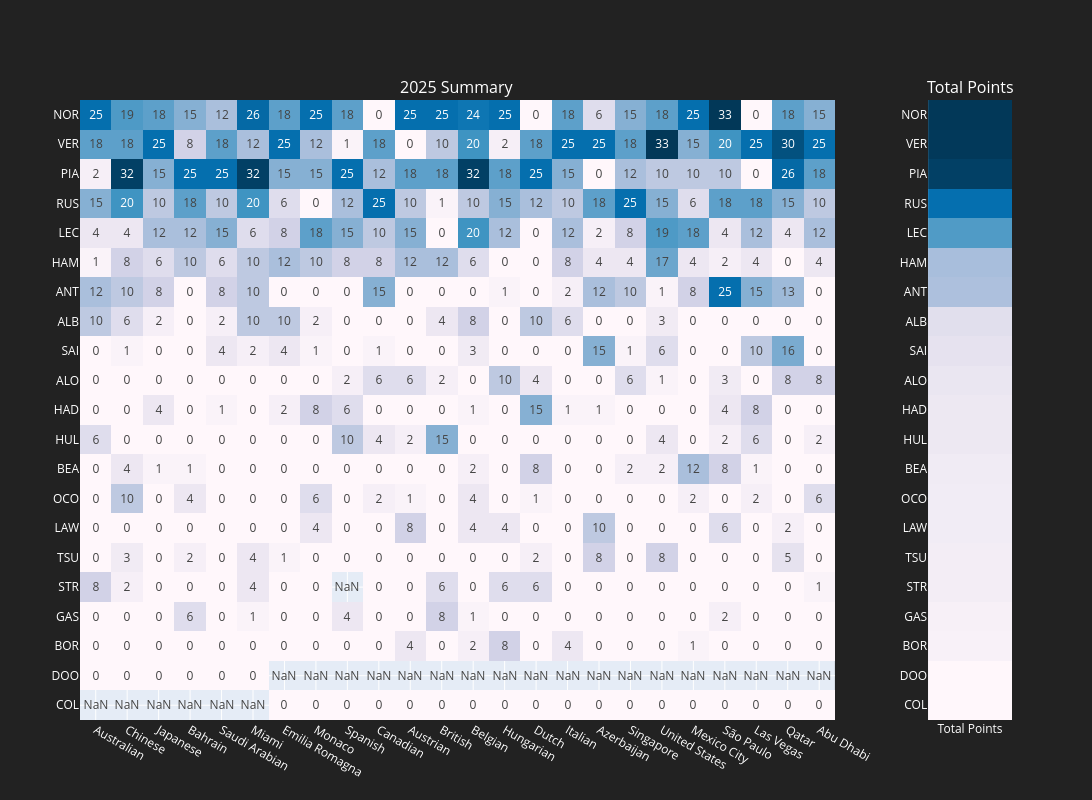

Notebook cell for this chart:
### Code cell
fig = make_subplots(
    rows=1,
    cols=2,
    column_widths=[0.9, 0.1],
    subplot_titles=('2025 Summary', 'Total Points')
)
fig.update_layout(width=1600,
                  height=800,
                  paper_bgcolor='#222222',
                  font=dict(color='white')
                  )

# first heatmap
fig.add_trace( # add graph to a specific position
    go.Heatmap(
        x=event_names_short, 
        y=standings_df2.index, # drivers
        z=standings_df2.values, # points 
        texttemplate='%{text}', # displays point value on each cell
        text=standings_df2.values,
        customdata=hover_info,
        hovertemplate=(
            "Driver: %{y}<br>"
            "Race Name: %{x}<br>"
            "Points: %{z}<br>"
            "Position: %{customdata.position}<extra></extra>"
        ),
        colorscale='Pubu',
        showscale=False,
        zmin=0, # min color value starts at 0
        zmax=standings_df2.values.max() 
    ),
    row=1,
    col=1
)

# seocnd heatmap
fig.add_trace(
    go.Heatmap(
        x=['Total Points'] * len(total_points),
        y=standings_df2.index,
        z=total_points,
        texttemplate='%{text}',
        colorscale='Pubu',
        showscale=False,
        zmin=0,
        zmax=total_points.max()
    ),
    row=1,
    col=2
)

show(fig)

### Figure 1 — Plotly figure (JSON) as saved in the notebook; plotly's stock layout.template omitted (floating-point values rounded to 4 significant figures; data arrays with more than 128 entries replaced by an {"elided": "..."} marker saying what was removed)
{"data": [{"colorscale": [[0, "rgb(255,247,251)"], [0.125, "rgb(236,231,242)"], [0.25, "rgb(208,209,230)"], [0.375, "rgb(166,189,219)"], [0.5, "rgb(116,169,207)"], [0.625, "rgb(54,144,192)"], [0.75, "rgb(5,112,176)"], [0.875, "rgb(4,90,141)"], [1, "rgb(2,56,88)"]], "customdata": [[{"position": "N/A"}, {"position": "N/A"}, {"position": "N/A"}, {"position": "N/A"}, {"position": "N/A"}, {"position": "N/A"}, {"position": 16}, {"position": 13}, {"position": 15}, {"position": 13}, {"position": 15}, {"position": 20}, {"position": 19}, {"position": 18}, {"position": 11}, {"position": 17}, {"position": 19}, {"position": 16}, {"position": 17}, {"position": 16}, {"position": 15}, {"position": 15}, {"position": 14}, {"position": 20}], [{"position": 19}, {"position": 13}, {"position": 15}, {"position": 14}, {"position": 17}, {"position": 20}, {"position": "N/A"}, {"position": "N/A"}, {"position": "N/A"}, {"position": "N/A"}, {"position": "N/A"}, {"position": "N/A"}, {"position": "N/A"}, {"position": "N/A"}, {"position": "N/A"}, {"position": "N/A"}, {"position": "N/A"}, {"position": "N/A"}, {"position": "N/A"}, {"position": "N/A"}, {"position": "N/A"}, {"position": "N/A"}, {"position": "N/A"}, {"position": "N/A"}], [{"position": 16}, {"position": 14}, {"position": 19}, {"position": 18}, {"position": 18}, {"position": 18}, {"position": 18}, {"position": 14}, {"position": 12}, {"position": 14}, {"position": 8}, {"position": 18}, {"position": 9}, {"position": 6}, {"position": 15}, {"position": 8}, {"position": 11}, {"position": 17}, {"position": 18}, {"position": 10}, {"position": 20}, {"position": 17}, {"position": 13}, {"position": 11}], [{"position": 11}, {"position": 20}, {"position": 13}, {"position": 7}, {"position": 20}, {"position": 13}, {"position": 13}, {"position": 20}, {"position": 8}, {"position": 15}, {"position": 13}, {"position": 6}, {"position": 10}, {"position": 19}, {"position": 17}, {"position": 16}, {"position": 18}, {"position": 19}, {"position": 19}, {"position": 15}, {"position": 10}, {"position": 13}, {"position": 16}, {"position": 19}], [{"position": 6}, {"position": 9}, {"position": 20}, {"position": 17}, {"position": 16}, {"position": 16}, {"position": 15}, {"position": 15}, {"position": "N/A"}, {"position": 17}, {"position": 14}, {"position": 7}, {"position": 14}, {"position": 7}, {"position": 7}, {"position": 18}, {"position": 17}, {"position": 13}, {"position": 12}, {"position": 14}, {"position": 16}, {"position": 18}, {"position": 17}, {"position": 10}], [{"position": 12}, {"position": 16}, {"position": 12}, {"position": 9}, {"position": 19}, {"position": 10}, {"position": 10}, {"position": 17}, {"position": 13}, {"position": 12}, {"position": 16}, {"position": 15}, {"position": 13}, {"position": 17}, {"position": 9}, {"position": 13}, {"position": 6}, {"position": 12}, {"position": 7}, {"position": 11}, {"position": 17}, {"position": 12}, {"position": 10}, {"position": 14}], [{"position": 15}, {"position": 12}, {"position": 17}, {"position": 16}, {"position": 12}, {"position": 17}, {"position": 14}, {"position": 8}, {"position": 11}, {"position": 19}, {"position": 6}, {"position": 19}, {"position": 8}, {"position": 8}, {"position": 12}, {"position": 14}, {"position": 5}, {"position": 15}, {"position": 11}, {"position": 20}, {"position": 7}, {"position": 14}, {"position": 9}, {"position": 18}], [{"position": 13}, {"position": 5}, {"position": 18}, {"position": 8}, {"position": 14}, {"position": 12}, {"position": 20}, {"position": 7}, {"position": 16}, {"position": 9}, {"position": 10}, {"position": 13}, {"position": 15}, {"position": 16}, {"position": 10}, {"position": 15}, {"position": 14}, {"position": 18}, {"position": 15}, {"position": 9}, {"position": 12}, {"position": 9}, {"position": 15}, {"position": 7}], [{"position": 14}, {"position": 8}, {"position": 10}, {"position": 10}, {"position": 13}, {"position": 19}, {"position": 17}, {"position": 12}, {"position": 17}, {"position": 11}, {"position": 11}, {"position": 11}, {"position": 11}, {"position": 20}, {"position": 6}, {"position": 12}, {"position": 12}, {"position": 9}, {"position": 9}, {"position": 4}, {"position": 6}, {"position": 10}, {"position": 19}, {"position": 12}], [{"position": 7}, {"position": 15}, {"position": 16}, {"position": 20}, {"position": 15}, {"position": 14}, {"position": 12}, {"position": 16}, {"position": 5}, {"position": 8}, {"position": 9}, {"position": 3}, {"position": 12}, {"position": 13}, {"position": 14}, {"position": 20}, {"position": 16}, {"position": 20}, {"position": 8}, {"position": 19}, {"position": 9}, {"position": 7}, {"position": 20}, {"position": 9}], [{"position": 20}, {"position": 11}, {"position": 8}, {"position": 13}, {"position": 10}, {"position": 11}, {"position": 9}, {"position": 6}, {"position": 7}, {"position": 16}, {"position": 12}, {"position": 17}, {"position": 20}, {"position": 11}, {"position": 3}, {"position": 10}, {"position": 10}, {"position": 11}, {"position": 16}, {"position": 13}, {"position": 8}, {"position": 6}, {"position": 18}, {"position": 17}], [{"position": 17}, {"position": 17}, {"position": 11}, {"position": 15}, {"position": 11}, {"position": 15}, {"position": 11}, {"position": 19}, {"position": 9}, {"position": 7}, {"position": 7}, {"position": 9}, {"position": 17}, {"position": 5}, {"position": 8}, {"position": 19}, {"position": 15}, {"position": 7}, {"position": 10}, {"position": 18}, {"position": 14}, {"position": 11}, {"position": 7}, {"position": 6}], [{"position": 18}, {"position": 10}, {"position": 14}, {"position": 19}, {"position": 8}, {"position": 9}, {"position": 8}, {"position": 10}, {"position": 14}, {"position": 10}, {"position": 20}, {"position": 12}, {"position": 18}, {"position": 14}, {"position": 13}, {"position": 11}, {"position": 3}, {"position": 10}, {"position": 20}, {"position": 17}, {"position": 13}, {"position": 5}, {"position": 3}, {"position": 13}], [{"position": 5}, {"position": 7}, {"position": 9}, {"position": 12}, {"position": 9}, {"position": 5}, {"position": 5}, {"position": 9}, {"position": 19}, {"position": 20}, {"position": 17}, {"position": 8}, {"position": 6}, {"position": 15}, {"position": 5}, {"position": 7}, {"position": 13}, {"position": 14}, {"position": 14}, {"position": 12}, {"position": 11}, {"position": 16}, {"position": 11}, {"position": 16}], [{"position": 4}, {"position": 6}, {"position": 6}, {"position": 11}, {"position": 6}, {"position": 6}, {"position": 19}, {"position": 18}, {"position": 18}, {"position": 3}, {"position": 19}, {"position": 16}, {"position": 16}, {"position": 10}, {"position": 16}, {"position": 9}, {"position": 4}, {"position": 5}, {"position": 13}, {"position": 6}, {"position": 2}, {"position": 3}, {"position": 5}, {"position": 15}], [{"position": 10}, {"position": 19}, {"position": 7}, {"position": 5}, {"position": 7}, {"position": 8}, {"position": 4}, {"position": 5}, {"position": 6}, {"position": 6}, {"position": 4}, {"position": 4}, {"position": 7}, {"position": 12}, {"position": 20}, {"position": 6}, {"position": 8}, {"position": 8}, {"position": 4}, {"position": 8}, {"position": 18}, {"position": 8}, {"position": 12}, {"position": 8}], [{"position": 8}, {"position": 18}, {"position": 4}, {"position": 4}, {"position": 3}, {"position": 7}, {"position": 6}, {"position": 2}, {"position": 3}, {"position": 5}, {"position": 3}, {"position": 14}, {"position": 3}, {"position": 4}, {"position": 19}, {"position": 4}, {"position": 9}, {"position": 6}, {"position": 3}, {"position": 2}, {"position": 19}, {"position": 4}, {"position": 8}, {"position": 4}], [{"position": 3}, {"position": 3}, {"position": 5}, {"position": 2}, {"position": 5}, {"position": 3}, {"position": 7}, {"position": 11}, {"position": 4}, {"position": 1}, {"position": 5}, {"position": 10}, {"position": 5}, {"position": 3}, {"position": 4}, {"position": 5}, {"position": 2}, {"position": 1}, {"position": 6}, {"position": 7}, {"position": 4}, {"position": 2}, {"position": 6}, {"position": 5}], [{"position": 9}, {"position": 1}, {"position": 3}, {"position": 1}, {"position": 1}, {"position": 1}, {"position": 3}, {"position": 3}, {"position": 1}, {"position": 4}, {"position": 2}, {"position": 2}, {"position": 1}, {"position": 2}, {"position": 1}, {"position": 3}, {"position": 20}, {"position": 4}, {"position": 5}, {"position": 5}, {"position": 5}, {"position": 20}, {"position": 2}, {"position": 2}], [{"position": 2}, {"position": 4}, {"position": 1}, {"position": 6}, {"position": 2}, {"position": 4}, {"position": 1}, {"position": 4}, {"position": 10}, {"position": 2}, {"position": 18}, {"position": 5}, {"position": 4}, {"position": 9}, {"position": 2}, {"position": 1}, {"position": 1}, {"position": 2}, {"position": 1}, {"position": 3}, {"position": 3}, {"position": 1}, {"position": 1}, {"position": 1}], [{"position": 1}, {"position": 2}, {"position": 2}, {"position": 3}, {"position": 4}, {"position": 2}, {"position": 2}, {"position": 1}, {"position": 2}, {"position": 18}, {"position": 1}, {"position": 1}, {"position": 2}, {"position": 1}, {"position": 18}, {"position": 2}, {"position": 7}, {"position": 3}, {"position": 2}, {"position": 1}, {"position": 1}, {"position": 19}, {"position": 4}, {"position": 3}]], "hovertemplate": "Driver: %{y}<br>Race Name: %{x}<br>Points: %{z}<br>Position: %{customdata.position}<extra></extra>", "showscale": false, "text": {"elided": "21x25 float values"}, "texttemplate": "%{text}", "type": "heatmap", "x": ["Australian ", "Chinese ", "Japanese ", "Bahrain ", "Saudi Arabian ", "Miami ", "Emilia Romagna ", "Monaco ", "Spanish ", "Canadian ", "Austrian ", "British ", "Belgian ", "Hungarian ", "Dutch ", "Italian ", "Azerbaijan ", "Singapore ", "United States ", "Mexico City ", "São Paulo ", "Las Vegas ", "Qatar ", "Abu Dhabi "], "xaxis": "x", "y": ["COL", "DOO", "BOR", "GAS", "STR", "TSU", "LAW", "OCO", "BEA", "HUL", "HAD", "ALO", "SAI", "ALB", "ANT", "HAM", "LEC", "RUS", "PIA", "VER", "NOR"], "yaxis": "y", "z": {"elided": "21x25 float values"}, "zmax": null, "zmin": 0}, {"colorscale": [[0, "rgb(255,247,251)"], [0.125, "rgb(236,231,242)"], [0.25, "rgb(208,209,230)"], [0.375, "rgb(166,189,219)"], [0.5, "rgb(116,169,207)"], [0.625, "rgb(54,144,192)"], [0.75, "rgb(5,112,176)"], [0.875, "rgb(4,90,141)"], [1, "rgb(2,56,88)"]], "showscale": false, "texttemplate": "%{text}", "type": "heatmap", "x": ["Total Points", "Total Points", "Total Points", "Total Points", "Total Points", "Total Points", "Total Points", "Total Points", "Total Points", "Total Points", "Total Points", "Total Points", "Total Points", "Total Points", "Total Points", "Total Points", "Total Points", "Total Points", "Total Points", "Total Points", "Total Points"], "xaxis": "x2", "y": ["COL", "DOO", "BOR", "GAS", "STR", "TSU", "LAW", "OCO", "BEA", "HUL", "HAD", "ALO", "SAI", "ALB", "ANT", "HAM", "LEC", "RUS", "PIA", "VER", "NOR"], "yaxis": "y2", "z": [0.0, 0.0, 19.0, 22.0, 33.0, 33.0, 38.0, 38.0, 41.0, 51.0, 51.0, 56.0, 64.0, 73.0, 150.0, 156.0, 242.0, 319.0, 410.0, 421.0, 423.0], "zmax": 423, "zmin": 0}], "layout": {"annotations": [{"font": {"size": 16}, "showarrow": false, "text": "2025 Summary", "x": 0.405, "xanchor": "center", "xref": "paper", "y": 1, "yanchor": "bottom", "yref": "paper"}, {"font": {"size": 16}, "showarrow": false, "text": "Total Points", "x": 0.955, "xanchor": "center", "xref": "paper", "y": 1, "yanchor": "bottom", "yref": "paper"}], "font": {"color": "white"}, "height": 800, "paper_bgcolor": "#222222", "width": 1600, "xaxis": {"anchor": "y", "domain": [0, 0.81]}, "xaxis2": {"anchor": "y2", "domain": [0.91, 1]}, "yaxis": {"anchor": "x", "domain": [0, 1]}, "yaxis2": {"anchor": "x2", "domain": [0, 1]}}}
